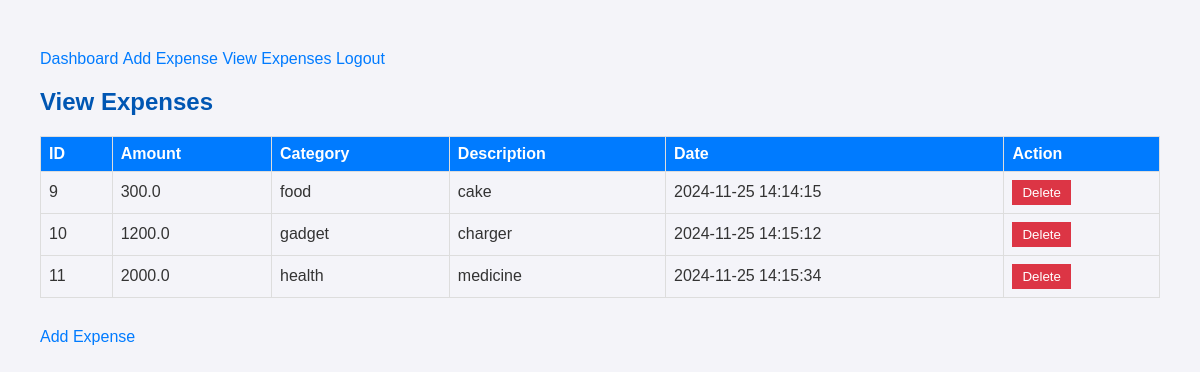
The app's page /view_expenses (signed in) with its own data.
### tables this page shows
CREATE TABLE expenses(
        id INTEGER PRIMARY KEY AUTOINCREMENT,
        amount REAL NOT NULL,
        category TEXT NOT NULL,
        description TEXT NOT NULL,
        created_at TIMESTAMP DEFAULT CURRENT_TIMESTAMP, user_id INTEGER REFERENCES users(user_id));

### app.py (the view)
@app.route("/view_expenses")
def view_expenses():
    user_id = session.get('user_id')
    if not user_id:
        return redirect(url_for("login"))
    print(session['user_id'])
    expenses = veiw_expense(user_id)  # Returns a list of expenses
    print("Expenses fetched for template:", expenses)
    return render_template("expenses.html", expenses=expenses)

### expenses_track_app.py (called while the page is built)
def veiw_expense(user_id):
    conn = sqlite3.connect("expenses.db")
    cursor = conn.cursor()
    view_query = "SELECT * FROM expenses WHERE user_id = ?"
    cursor.execute(view_query,(user_id,))
    rows = cursor.fetchall()
    if rows:
        expense = [{"id": row[0], "amount": row[1], "category": row[2], "description": row[3], "date": row[4]} for row in rows]
        return expense
    else:
        return "No expenses found."

### templates/expenses.html (shortened to what this page needs)
{% extends "base.html" %}
{% block content %}
<h2>View Expenses</h2>
{% if expenses %}
    <table>
        <thead>
            <tr>
                <th>ID</th>
                <th>Amount</th>
                <th>Category</th>
                <th>Description</th>
                <th>Date</th>
                <th>Action</th>
            </tr>
        </thead>
        <tbody>
            {% for expense in expenses %}
            <tr>
                <td>{{ expense.id }}</td>
                <td>{{ expense.amount }}</td>
                <td>{{ expense.category }}</td>
                <td>{{ expense.description }}</td>
                <td>{{ expense.date }}</td>
                <td>
                    <form action="{{ url_for('delete_expense_route', expense_id=expense.id) }}" method="POST" style="display:inline;">
                        <button type="submit">Delete</button>
                    </form>
                </td>
            </tr>
            {% endfor %}
        </tbody>
    </table>
{% else %}
    <p>No expenses found.</p>
{% endif %}
<a href="{{ url_for('add_expense_route') }}">Add Expense</a>
{% endblock %}

### templates/base.html (shortened to what this page needs)
<!DOCTYPE html>
<html lang="en">
<head>
    <link rel="stylesheet" href="{{ url_for('static', filename='css/styles.css') }}">
</head>
<body>
    <nav>
        <a href="{{ url_for('index') }}">Dashboard</a>
        {% if session.get('user_id') %}
            <a href="{{ url_for('add_expense_route') }}">Add Expense</a>
            <a href="{{ url_for('view_expenses') }}">View Expenses</a>
            <a href="{{ url_for('logout') }}">Logout</a>
        {% else %}
            <a href="{{ url_for('login') }}">Login</a>
            <a href="{{ url_for('register') }}">Register</a>
        {% endif %}
    </nav>
    <div class="container">
        {% block content %}{% endblock %}
    </div>
</body>
</html>

### static/css/styles.css (style rules this page uses)
body { font-family: Arial, sans-serif; margin: 20px; padding: 20px; background-color: #f4f4f9; color: #333; }
h2 { color: #0056b3; }
table { width: 100%; border-collapse: collapse; margin-bottom: 20px; }
table th, table td { border: 1px solid #ddd; padding: 8px; text-align: left; }
table th { background-color: #007bff; color: white; }
button { background-color: #dc3545; color: white; border: none; padding: 5px 10px; cursor: pointer; }
a { text-decoration: none; color: #007bff; margin-top: 10px; display: inline-block; }

### records on screen
expenses: id "9", amount "300.0", category "food", description "cake", date "2024-11-25 14:14:15"
expenses: id "10", amount "1200.0", category "gadget", description "charger", date "2024-11-25 14:15:12"
expenses: id "11", amount "2000.0", category "health", description "medicine", date "2024-11-25 14:15:34"
